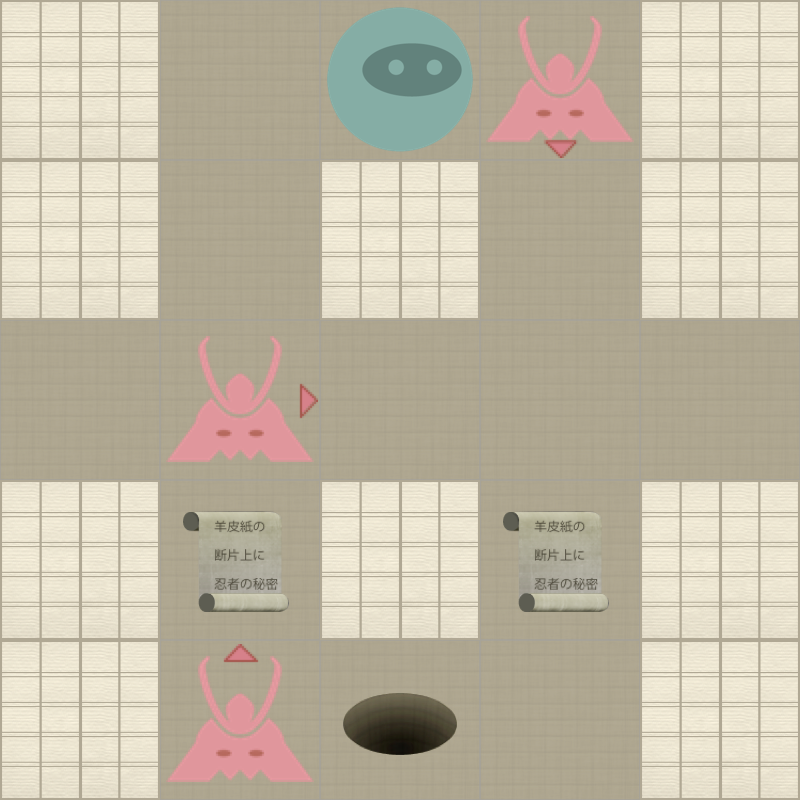

This game map was drawn from its Tiled (.tmx) file and the tilesets committed beside it. A one-line description and the trimmed map source follow:
An orthogonal 5x5 tile map with 160x160 px tiles, 2 tile layers (Level, Actors).

<map version="1.0" orientation="orthogonal" width="5" height="5" tilewidth="160" tileheight="160">
 <properties>
  <property name="moves" value="6" />
 </properties>
 <tileset firstgid="1" name="tiles" tilewidth="160" tileheight="160" spacing="2" margin="2">
  <image source="tiles-ipadhd.png" width="1024" height="1024" />
  <tile id="0">
   <properties>
    <property name="actor" value="exit" />
   </properties>
  </tile>
  <tile id="2">
   <properties>
    <property name="actor" value="guard" />
    <property name="direction" value="down" />
   </properties>
  </tile>
  <tile id="3">
   <properties>
    <property name="actor" value="guard" />
    <property name="direction" value="left" />
   </properties>
  </tile>
  <tile id="4">
   <properties>
    <property name="actor" value="guard" />
    <property name="direction" value="right" />
   </properties>
  </tile>
  <tile id="5">
   <properties>
    <property name="actor" value="guard" />
    <property name="direction" value="up" />
   </properties>
  </tile>
  <tile id="7">
   <properties>
    <property name="actor" value="player" />
   </properties>
  </tile>
  <tile id="8">
   <properties>
    <property name="actor" value="scroll" />
   </properties>
  </tile>
  <tile id="9">
   <properties>
    <property name="wall" value="1" />
   </properties>
  </tile>
 </tileset>
 <layer name="Level" width="5" height="5">
  <data>[25 cells, 25 non-empty, 2 distinct tile ids]</data>
 </layer>
 <layer name="Actors" width="5" height="5">
  <data>[25 cells, 7 non-empty, 6 distinct tile ids]</data>
 </layer>
</map>
